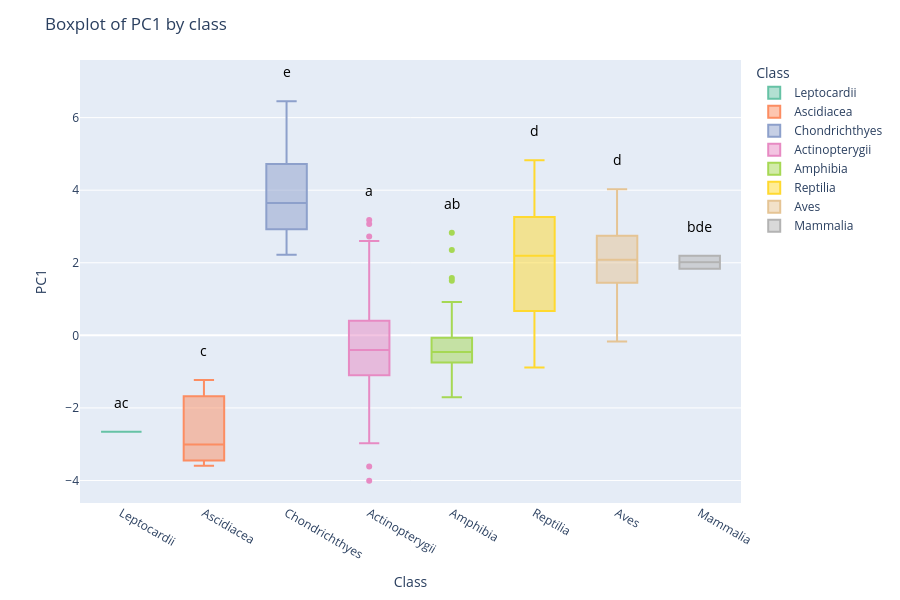

Notebook code for this chart:
### Code cell
fig = px.box(
    chordata_data,
    x="Class",         
    y="PC1",           
    color="Class",     
    color_discrete_sequence=px.colors.qualitative.Set2,
    # category_orders={"Class": ordered_classes},
)

y_positions = chordata_data.groupby("Class")["PC1"].max() + 0.5  

for cls, y in y_positions.items():
    fig.add_annotation(
        x=cls,
        y=y,
        text=group_letters.get(cls, ''),
        showarrow=False,
        font=dict(size=14, color='black'),
        yanchor="bottom"
    )

fig.update_layout(
    title="Boxplot of PC1 by class",
    xaxis_title="Class",
    yaxis_title="PC1",
    height=600
)

fig.show()
fig.write_html("../figures/boxplot_class_tukey.html")

### Figure 1 — Plotly figure (JSON) as saved in the notebook; plotly's stock layout.template omitted (floating-point values rounded to 4 significant figures; data arrays with more than 128 entries replaced by an {"elided": "..."} marker saying what was removed)
{"data": [{"alignmentgroup": "True", "hovertemplate": "Class=%{x}<br>PC1=%{y}<extra></extra>", "legendgroup": "Leptocardii", "marker": {"color": "rgb(102,194,165)"}, "name": "Leptocardii", "notched": false, "offsetgroup": "Leptocardii", "orientation": "v", "showlegend": true, "type": "box", "x": ["Leptocardii"], "x0": " ", "xaxis": "x", "y": [-2.659], "y0": " ", "yaxis": "y"}, {"alignmentgroup": "True", "hovertemplate": "Class=%{x}<br>PC1=%{y}<extra></extra>", "legendgroup": "Ascidiacea", "marker": {"color": "rgb(252,141,98)"}, "name": "Ascidiacea", "notched": false, "offsetgroup": "Ascidiacea", "orientation": "v", "showlegend": true, "type": "box", "x": ["Ascidiacea", "Ascidiacea", "Ascidiacea"], "x0": " ", "xaxis": "x", "y": [-3.01, -1.232, -3.596], "y0": " ", "yaxis": "y"}, {"alignmentgroup": "True", "hovertemplate": "Class=%{x}<br>PC1=%{y}<extra></extra>", "legendgroup": "Chondrichthyes", "marker": {"color": "rgb(141,160,203)"}, "name": "Chondrichthyes", "notched": false, "offsetgroup": "Chondrichthyes", "orientation": "v", "showlegend": true, "type": "box", "x": ["Chondrichthyes", "Chondrichthyes", "Chondrichthyes", "Chondrichthyes", "Chondrichthyes", "Chondrichthyes", "Chondrichthyes", "Chondrichthyes", "Chondrichthyes", "Chondrichthyes", "Chondrichthyes", "Chondrichthyes", "Chondrichthyes", "Chondrichthyes", "Chondrichthyes", "Chondrichthyes", "Chondrichthyes", "Chondrichthyes", "Chondrichthyes", "Chondrichthyes", "Chondrichthyes", "Chondrichthyes", "Chondrichthyes", "Chondrichthyes", "Chondrichthyes", "Chondrichthyes", "Chondrichthyes", "Chondrichthyes", "Chondrichthyes", "Chondrichthyes", "Chondrichthyes"], "x0": " ", "xaxis": "x", "y": [2.834, 4.121, 3.644, 3.853, 3.936, 2.716, 2.304, 3.516, 3.593, 4.222, 3.088, 4.768, 5.054, 4.761, 3.273, 2.222, 3.017, 4.594, 4.992, 4.971, 5.992, 6.454, 3.737, 4.513, 3.643, 2.363, 2.83, 2.55, 3.575, 2.895, 5.801], "y0": " ", "yaxis": "y"}, {"alignmentgroup": "True", "hovertemplate": "Class=%{x}<br>PC1=%{y}<extra></extra>", "legendgroup": "Actinopterygii", "marker": {"color": "rgb(231,138,195)"}, "name": "Actinopterygii", "notched": false, "offsetgroup": "Actinopterygii", "orientation": "v", "showlegend": true, "type": "box", "x": {"elided": "720 str values"}, "x0": " ", "xaxis": "x", "y": {"elided": "720 float values"}, "y0": " ", "yaxis": "y"}, {"alignmentgroup": "True", "hovertemplate": "Class=%{x}<br>PC1=%{y}<extra></extra>", "legendgroup": "Amphibia", "marker": {"color": "rgb(166,216,84)"}, "name": "Amphibia", "notched": false, "offsetgroup": "Amphibia", "orientation": "v", "showlegend": true, "type": "box", "x": ["Amphibia", "Amphibia", "Amphibia", "Amphibia", "Amphibia", "Amphibia", "Amphibia", "Amphibia", "Amphibia", "Amphibia", "Amphibia", "Amphibia", "Amphibia", "Amphibia", "Amphibia", "Amphibia", "Amphibia", "Amphibia", "Amphibia", "Amphibia", "Amphibia", "Amphibia", "Amphibia", "Amphibia", "Amphibia", "Amphibia", "Amphibia", "Amphibia", "Amphibia", "Amphibia", "Amphibia", "Amphibia", "Amphibia", "Amphibia", "Amphibia", "Amphibia", "Amphibia", "Amphibia", "Amphibia", "Amphibia", "Amphibia", "Amphibia", "Amphibia", "Amphibia", "Amphibia", "Amphibia", "Amphibia", "Amphibia", "Amphibia", "Amphibia", "Amphibia", "Amphibia", "Amphibia", "Amphibia", "Amphibia", "Amphibia", "Amphibia", "Amphibia", "Amphibia", "Amphibia", "Amphibia", "Amphibia", "Amphibia", "Amphibia", "Amphibia", "Amphibia", "Amphibia", "Amphibia", "Amphibia", "Amphibia", "Amphibia", "Amphibia", "Amphibia", "Amphibia", "Amphibia", "Amphibia", "Amphibia", "Amphibia", "Amphibia", "Amphibia", "Amphibia", "Amphibia", "Amphibia", "Amphibia", "Amphibia", "Amphibia", "Amphibia", "Amphibia", "Amphibia", "Amphibia", "Amphibia", "Amphibia", "Amphibia", "Amphibia", "Amphibia", "Amphibia", "Amphibia", "Amphibia", "Amphibia", "Amphibia", "Amphibia", "Amphibia", "Amphibia", "Amphibia", "Amphibia", "Amphibia", "Amphibia", "Amphibia", "Amphibia", "Amphibia", "Amphibia", "Amphibia", "Amphibia", "Amphibia", "Amphibia", "Amphibia", "Amphibia", "Amphibia", "Amphibia"], "x0": " ", "xaxis": "x", "y": [2.826, 0.08097, -0.6635, -0.04264, -0.6308, 0.5905, 0.4149, 0.6359, 0.8447, 0.8509, -0.7754, -0.219, -0.4491, -0.1694, 0.1228, -0.2063, -0.05527, 0.05747, -0.2418, -0.375, 0.1879, 0.2361, 0.713, -0.5362, -0.8353, 0.9178, 0.7665, 2.35, -0.2493, 0.2469, 0.1346, -0.6543, -0.06803, -0.8984, -0.2578, 1.506, -0.4538, -1.045, -0.7921, -0.2437, -0.4085, 0.2697, -0.1032, -0.5016, -0.5441, -0.3297, -0.4309, -0.5214, 1.578, -0.1033, -0.4634, -0.1016, -0.61, -0.9004, -0.7675, -0.2126, -0.6686, -1.264, -1.238, 0.006681, -0.1827, -0.573, -0.7657, -0.7427, -0.6009, -0.5511, -0.9635, -0.497, -0.0513, -0.5921, -0.8532, 0.0956, 0.2727, -0.07239, -1.312, -0.4864, -0.6473, -0.581, -0.4486, 0.02407, -1.128, -0.4929, -1.191, -1.284, -1.091, -1.003, 0.3462, -0.3715, -1.006, -1.706, -1.2, -0.8393, -1.072, -0.4902, -0.7462, -0.7471, -0.3438, -0.1317, -0.8363, -0.5154, -0.4403, -0.4601, -0.3959, -0.5915, -1.009, -1.006, -0.7329, -0.1676, -0.5626, -0.4108, -0.5393, -0.3401, -1.02, -0.552, -0.3143, -0.6072, -1.076, 0.1114, -1.345], "y0": " ", "yaxis": "y"}, {"alignmentgroup": "True", "hovertemplate": "Class=%{x}<br>PC1=%{y}<extra></extra>", "legendgroup": "Reptilia", "marker": {"color": "rgb(255,217,47)"}, "name": "Reptilia", "notched": false, "offsetgroup": "Reptilia", "orientation": "v", "showlegend": true, "type": "box", "x": ["Reptilia", "Reptilia", "Reptilia", "Reptilia", "Reptilia", "Reptilia", "Reptilia", "Reptilia", "Reptilia", "Reptilia", "Reptilia", "Reptilia", "Reptilia", "Reptilia", "Reptilia", "Reptilia", "Reptilia", "Reptilia", "Reptilia", "Reptilia", "Reptilia", "Reptilia", "Reptilia", "Reptilia", "Reptilia", "Reptilia", "Reptilia", "Reptilia", "Reptilia", "Reptilia", "Reptilia", "Reptilia", "Reptilia", "Reptilia", "Reptilia", "Reptilia", "Reptilia", "Reptilia", "Reptilia", "Reptilia", "Reptilia", "Reptilia", "Reptilia", "Reptilia", "Reptilia", "Reptilia", "Reptilia", "Reptilia", "Reptilia", "Reptilia", "Reptilia", "Reptilia", "Reptilia", "Reptilia", "Reptilia", "Reptilia", "Reptilia", "Reptilia", "Reptilia", "Reptilia", "Reptilia", "Reptilia", "Reptilia", "Reptilia", "Reptilia", "Reptilia", "Reptilia", "Reptilia", "Reptilia", "Reptilia", "Reptilia", "Reptilia", "Reptilia", "Reptilia", "Reptilia", "Reptilia", "Reptilia", "Reptilia", "Reptilia", "Reptilia", "Reptilia", "Reptilia", "Reptilia", "Reptilia", "Reptilia", "Reptilia", "Reptilia", "Reptilia", "Reptilia", "Reptilia", "Reptilia", "Reptilia", "Reptilia", "Reptilia", "Reptilia", "Reptilia", "Reptilia", "Reptilia", "Reptilia", "Reptilia", "Reptilia", "Reptilia", "Reptilia", "Reptilia", "Reptilia", "Reptilia", "Reptilia", "Reptilia", "Reptilia", "Reptilia", "Reptilia", "Reptilia", "Reptilia", "Reptilia", "Reptilia", "Reptilia", "Reptilia", "Reptilia", "Reptilia", "Reptilia", "Reptilia", "Reptilia", "Reptilia", "Reptilia", "Reptilia"], "x0": " ", "xaxis": "x", "y": [1.161, 1.396, -0.07674, 0.2101, 0.2076, 0.2561, 0.1398, 0.2841, 2.172, 0.2031, 0.8325, 2.193, 1.339, -0.638, -0.0423, 1.979, 1.988, -0.1094, 0.7608, 2.533, -0.05357, 1.105, 0.03567, 0.4573, 0.9378, 1.039, 1.013, 0.09639, 0.1055, 0.3292, -0.00846, 0.6608, 0.09884, -0.2861, 2.87, 3.873, 2.419, 0.4832, 0.6711, -0.5708, 1.368, -0.3977, -0.2339, -0.8839, -0.4185, -0.4313, 0.8921, 1.65, 0.9229, 1.08, 0.3915, 0.5239, 0.2506, 0.1836, 4.037, 3.558, 4.595, 3.791, 3.83, 3.258, 3.074, 4.005, 3.702, 3.375, 2.31, 3.285, 2.706, 3.001, 2.441, 2.209, 1.636, 2.401, 2.009, 1.695, 2.577, 2.438, 2.089, 2.627, 2.801, 2.357, 1.863, 3.021, 2.973, 2.648, 2.013, 2.662, 2.842, 2.756, 1.52, 1.649, 3.485, 2.917, 3.574, 2.409, 2.275, 1.912, 2.191, 2.682, 2.138, 2.755, 2.985, 3.542, 4.255, 4.826, 2.645, 2.043, 3.985, 2.285, 3.282, 1.81, 3.58, 3.877, 4.081, 3.244, 3.492, 3.576, 4.024, 4.327, 4.025, 3.854, 4.592, 3.686, 3.811, 3.951, 3.811], "y0": " ", "yaxis": "y"}, {"alignmentgroup": "True", "hovertemplate": "Class=%{x}<br>PC1=%{y}<extra></extra>", "legendgroup": "Aves", "marker": {"color": "rgb(229,196,148)"}, "name": "Aves", "notched": false, "offsetgroup": "Aves", "orientation": "v", "showlegend": true, "type": "box", "x": ["Aves", "Aves", "Aves", "Aves", "Aves", "Aves", "Aves", "Aves", "Aves", "Aves", "Aves", "Aves", "Aves", "Aves", "Aves", "Aves", "Aves", "Aves", "Aves", "Aves", "Aves", "Aves", "Aves", "Aves", "Aves", "Aves", "Aves", "Aves", "Aves", "Aves", "Aves", "Aves", "Aves", "Aves", "Aves", "Aves", "Aves", "Aves", "Aves", "Aves", "Aves"], "x0": " ", "xaxis": "x", "y": [4.026, 1.728, 3.088, 3.228, 3.639, 2.094, 1.538, 2.882, 1.798, 1.178, 1.781, 1.923, 0.918, 2.9, 2.311, 1.543, 2.082, 2.624, 2.432, 2.176, 1.157, 0.9786, -0.1707, 2.49, 2.581, 3.831, 2.479, 2.897, 3.329, 1.741, 2.195, 0.3979, 1.639, 1.653, 3.235, 1.003, 2.01, 2.696, 0.772, 0.8823, 0.3715], "y0": " ", "yaxis": "y"}, {"alignmentgroup": "True", "hovertemplate": "Class=%{x}<br>PC1=%{y}<extra></extra>", "legendgroup": "Mammalia", "marker": {"color": "rgb(179,179,179)"}, "name": "Mammalia", "notched": false, "offsetgroup": "Mammalia", "orientation": "v", "showlegend": true, "type": "box", "x": ["Mammalia", "Mammalia"], "x0": " ", "xaxis": "x", "y": [1.836, 2.19], "y0": " ", "yaxis": "y"}], "layout": {"annotations": [{"font": {"color": "black", "size": 14}, "showarrow": false, "text": "a", "x": "Actinopterygii", "y": 3.678, "yanchor": "bottom"}, {"font": {"color": "black", "size": 14}, "showarrow": false, "text": "ab", "x": "Amphibia", "y": 3.326, "yanchor": "bottom"}, {"font": {"color": "black", "size": 14}, "showarrow": false, "text": "c", "x": "Ascidiacea", "y": -0.7316, "yanchor": "bottom"}, {"font": {"color": "black", "size": 14}, "showarrow": false, "text": "d", "x": "Aves", "y": 4.526, "yanchor": "bottom"}, {"font": {"color": "black", "size": 14}, "showarrow": false, "text": "e", "x": "Chondrichthyes", "y": 6.954, "yanchor": "bottom"}, {"font": {"color": "black", "size": 14}, "showarrow": false, "text": "ac", "x": "Leptocardii", "y": -2.159, "yanchor": "bottom"}, {"font": {"color": "black", "size": 14}, "showarrow": false, "text": "bde", "x": "Mammalia", "y": 2.69, "yanchor": "bottom"}, {"font": {"color": "black", "size": 14}, "showarrow": false, "text": "d", "x": "Reptilia", "y": 5.326, "yanchor": "bottom"}], "boxmode": "overlay", "height": 600, "legend": {"title": {"text": "Class"}, "tracegroupgap": 0}, "margin": {"t": 60}, "title": {"text": "Boxplot of PC1 by class"}, "xaxis": {"anchor": "y", "categoryarray": ["Leptocardii", "Ascidiacea", "Chondrichthyes", "Actinopterygii", "Amphibia", "Reptilia", "Aves", "Mammalia"], "categoryorder": "array", "domain": [0, 1], "title": {"text": "Class"}}, "yaxis": {"anchor": "x", "domain": [0, 1], "title": {"text": "PC1"}}}}
